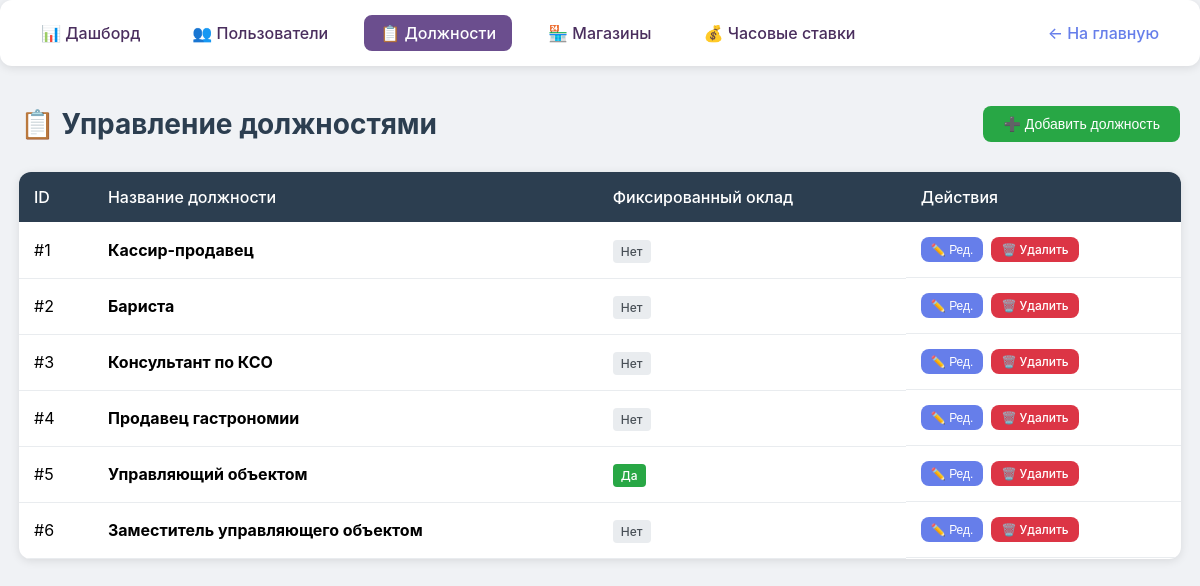
/admin/positions.php (signed in), run on the app's committed database.
### tables this page shows
CREATE TABLE `positions` (
  `position_id` int(11) NOT NULL COMMENT 'уникальный идентификатор должности',
  `position_name` varchar(100) NOT NULL COMMENT 'Название должности',
  `has_fixed_salary` tinyint(1) NOT NULL COMMENT 'есть ли фиксированный оклад (TRUE ТОЛЬКО ДЛЯ УО)'
);

### admin/positions.php (the view, shortened to what this page needs)
<?php
require_once '../db.php';
$positions = mysqli_query($conn, "SELECT * FROM positions ORDER BY position_id");
?>
<!DOCTYPE html>
<html lang="ru">
<head>
</head>
<body>
    <div class="admin-nav">
        <a href="index.php">📊 Дашборд</a>
        <a href="users.php">👥 Пользователи</a>
        <a href="positions.php" class="active">📋 Должности</a>
        <a href="stores.php">🏪 Магазины</a>
        <a href="rates.php">💰 Часовые ставки</a>
        <a href="../index.php" class="back-link">← На главную</a>
    </div>
    <div class="admin-wrapper">
        <div class="page-header">
            <h1>📋 Управление должностями</h1>
            <button class="btn btn-success" onclick="openAddModal()">➕ Добавить должность</button>
        </div>
        <div class="table-container">
            <table>
                <thead>
                    <tr>
                        <th>ID</th>
                        <th>Название должности</th>
                        <th>Фиксированный оклад</th>
                        <th>Действия</th>
                    </tr>
                </thead>
                <tbody>
                    <?php if (mysqli_num_rows($positions) > 0): ?>
                        <?php while ($position = mysqli_fetch_assoc($positions)): ?>
                        <tr>
                            <td>#<?= $position['position_id'] ?></td>
                            <td><strong><?= htmlspecialchars($position['position_name']) ?></strong></td>
                            <td>
                                <?php if ($position['has_fixed_salary']): ?>
                                    <span class="badge badge-success">Да</span>
                                <?php else: ?>
                                    <span class="badge">Нет</span>
                                <?php endif; ?>
                            </td>
                            <td class="actions">
                                <button class="btn btn-primary btn-sm" onclick="openEditModal(<?= $position['position_id'] ?>, '<?= htmlspecialchars(addslashes($position['position_name'])) ?>', <?= $position['has_fixed_salary'] ?>)">✏️ Ред.</button>
                                <a href="?delete=<?= $position['position_id'] ?>" class="btn btn-danger btn-sm" onclick="return confirm('Вы уверены?')">🗑️ Удалить</a>
                            </td>
                        </tr>
                        <?php endwhile; ?>
                    <?php endif; ?>
                </tbody>
            </table>
        </div>
    </div>
</body>
</html>

### admin/positions.php (style rules this page uses)
* { margin: 0; padding: 0; box-sizing: border-box; }
body { font-family: -apple-system, BlinkMacSystemFont, 'Segoe UI', Roboto, Oxygen, Ubuntu, sans-serif; background: #f0f2f5; min-height: 100vh; }
.table-container { overflow-x: auto; -webkit-overflow-scrolling: touch; margin: 0 -1px; border-radius: 12px; }
table { min-width: 800px; }
.admin-wrapper { max-width: 1200px; margin: 0 auto; padding: 20px; width: 100%; }
.admin-nav { background: white; border-radius: 12px; padding: 15px 25px; margin-bottom: 20px; box-shadow: 0 2px 10px rgba(0,0,0,0.1); display: flex; gap: 20px; align-items: center; flex-wrap: wrap; width: 100%; }
.admin-nav a { color: #4a2e5e; text-decoration: none; padding: 8px 16px; border-radius: 8px; transition: all 0.3s; font-weight: 500; }
.admin-nav a.active { background: #6b4e8e; color: white; }
.back-link { margin-left: auto; color: #667eea !important; }
.page-header { display: flex; justify-content: space-between; align-items: center; margin-bottom: 30px; flex-wrap: wrap; gap: 15px; }
.page-header h1 { font-size: 28px; color: #2c3e50; }
.btn { padding: 10px 20px; border: none; border-radius: 8px; font-size: 14px; font-weight: 500; cursor: pointer; transition: all 0.2s; text-decoration: none; display: inline-flex; align-items: center; gap: 8px; }
.btn-primary { background: #667eea; color: white; }
.btn-success { background: #28a745; color: white; }
.btn-danger { background: #dc3545; color: white; }
.btn-sm { padding: 5px 10px; font-size: 12px; }
.table-container { background: white; border-radius: 12px; overflow: hidden; box-shadow: 0 2px 10px rgba(0,0,0,0.1); }
table { width: 100%; border-collapse: collapse; }
th { background: #2c3e50; color: white; padding: 15px; text-align: left; font-weight: 500; }
td { padding: 15px; border-bottom: 1px solid #e9ecef; }
.badge { padding: 4px 8px; border-radius: 4px; font-size: 12px; font-weight: 500; background: #e9ecef; color: #495057; }
.badge-success { background: #28a745; color: white; }
.actions { display: flex; gap: 8px; flex-wrap: wrap; }

### data on the page
positions: position_id "1", position_name "Кассир-продавец", has_fixed_salary "Нет"
positions: position_id "2", position_name "Бариста", has_fixed_salary "Нет"
positions: position_id "3", position_name "Консультант по КСО", has_fixed_salary "Нет"
positions: position_id "4", position_name "Продавец гастрономии", has_fixed_salary "Нет"
positions: position_id "5", position_name "Управляющий объектом", has_fixed_salary "Да"
positions: position_id "6", position_name "Заместитель управляющего объектом", has_fixed_salary "Нет"
